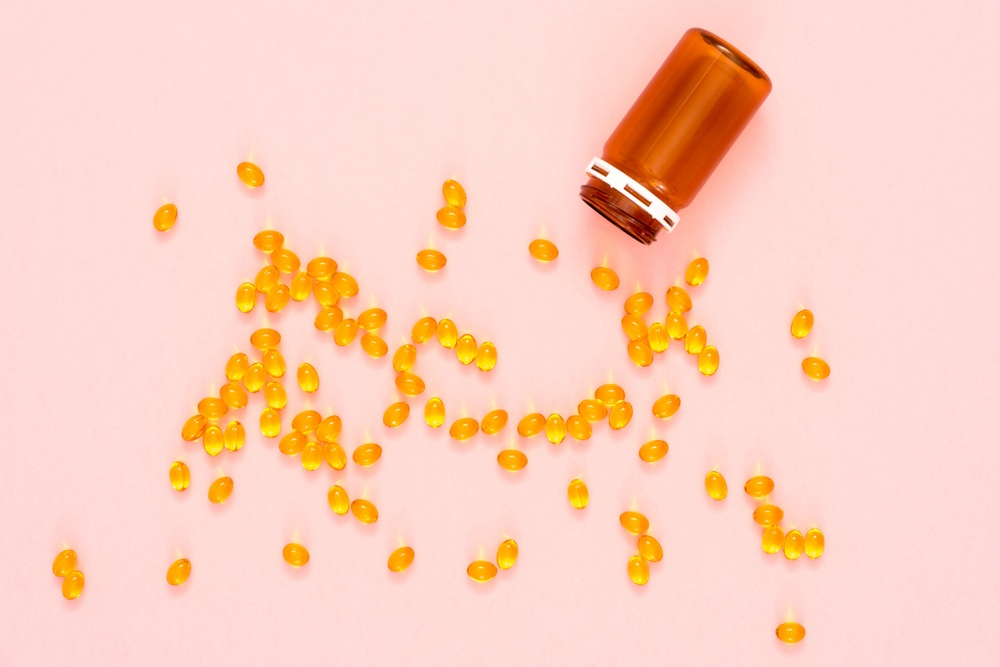
#> input picture img/pills2.jpg, 1000 x 667 px, shrunk from 1606 x 1072 before the run
$ python 'main - 복사본.py'   (older library calls are emulated)
#> lines starting #> are read from the running program, lines starting #| are printed output that depends on the picture; after the words box and inside, x2 and y2 are one past the last pixel; in counts of white or black regions, pixels touching at a corner belong together
import cv2
import numpy as np
from scipy.ndimage import label


img = cv2.imread('./img/pills2.jpg')
#> img is the input picture: shape (667, 1000, 3); mean B, G, R 190.8, 208.9, 252.3
gray = cv2.imread('./img/pills2.jpg', cv2.IMREAD_GRAYSCALE)
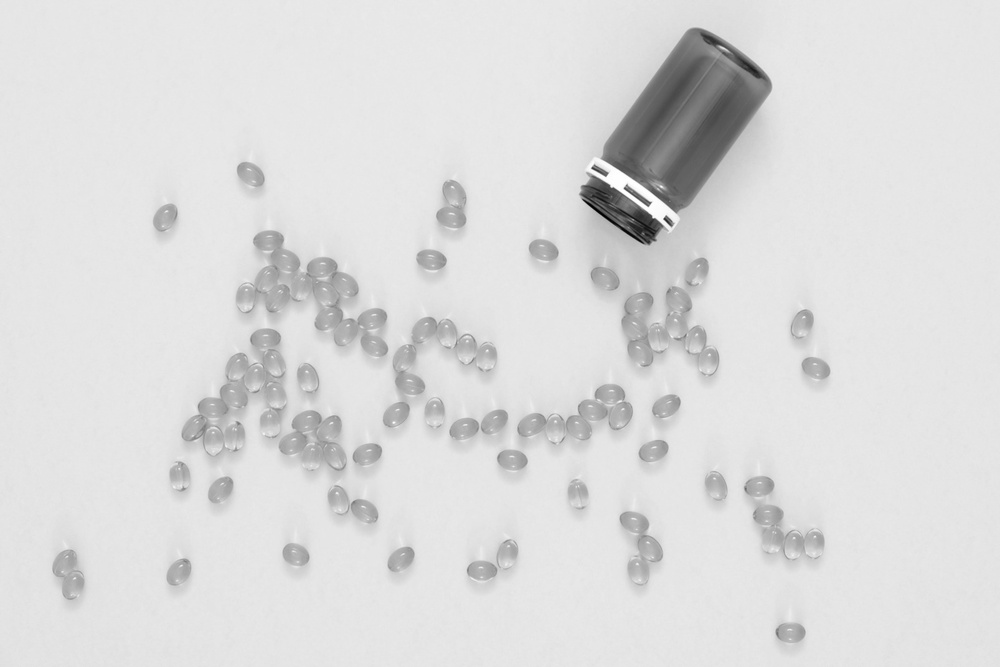
#> gray: shape (667, 1000); min 0, max 255, mean 219.8

kernel = np.ones((11,11),np.uint8)
inrange = cv2.inRange(img, (0, 120, 200), (0, 255, 255))  # 알약 색상 추출
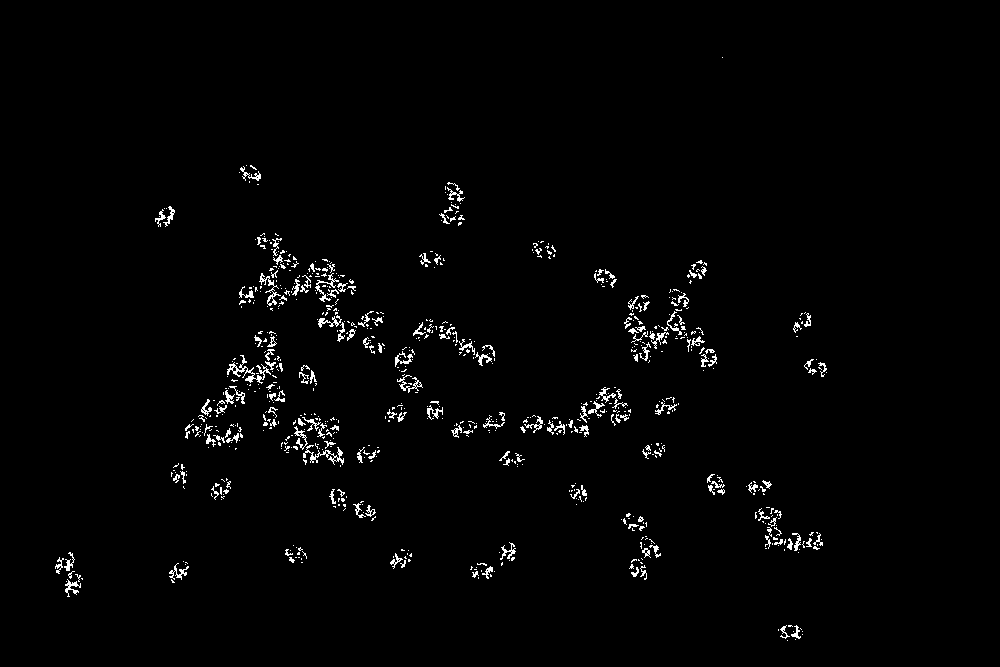
#> inrange: shape (667, 1000); 1.7% white in thin lines or dots, all inside (x1, y1, x2, y2) = (55, 57, 827, 641)
inrange = cv2.dilate(inrange, kernel, iterations = 1)  # 모폴로지 연산 (잡티 제거)
#> inrange: shape (667, 1000); 9.9% white; 35 white regions, largest, box (x1, y1, x2, y2) and area: (234, 228, 500, 427) 14333, (180, 326, 290, 455) 7772, (619, 255, 722, 376) 6491
# masked = cv2.bitwise_and(img, img.copy(), mask=inrange)


boarder = inrange - cv2.erode(inrange, None)
#> boarder: shape (667, 1000); 1.2% white in thin lines or dots, all inside (x1, y1, x2, y2) = (50, 52, 832, 646)

################################ calculate distance #####################################
dist = cv2.distanceTransform(inrange, cv2.DIST_L2, 5)  # 거리 계산
dist_ = cv2.normalize(dist, None, 0, 255, cv2.NORM_MINMAX, cv2.CV_8UC1)

# # dist_ = cv2.equalizeHist(dist_)  # 평탄화
# # _, dist_ = cv2.threshold(dist_, 242, 255, cv2.THRESH_BINARY)  # 일정 거리 이상인 부분만 흰색 표시
# # dist = dist_

_, th1 = cv2.threshold(dist_, 145, 255, cv2.THRESH_BINARY)  # 일정 거리 이상인 부분만 흰색 표시
#> th1: shape (667, 1000); 0.33% white; 27 white regions (20 under 20 px), largest, box (x1, y1, x2, y2) and area: (297, 422, 331, 454) 688, (303, 268, 340, 299) 457, (231, 364, 274, 398) 405
# [7 lines of commented-out code are left out]
canny = cv2.Canny(gray, 30, 200)
#> canny: shape (667, 1000); 2.1% white in thin lines or dots, all inside (x1, y1, x2, y2) = (52, 27, 831, 644)
canny = cv2.dilate(canny, None)
#> canny: shape (667, 1000); 6.4% white; 91 white regions (1 under 20 px), largest, box (x1, y1, x2, y2) and area: (578, 26, 774, 246) 8707, (620, 256, 721, 384) 3603, (180, 327, 288, 459) 3421
canny[canny==255] = 100
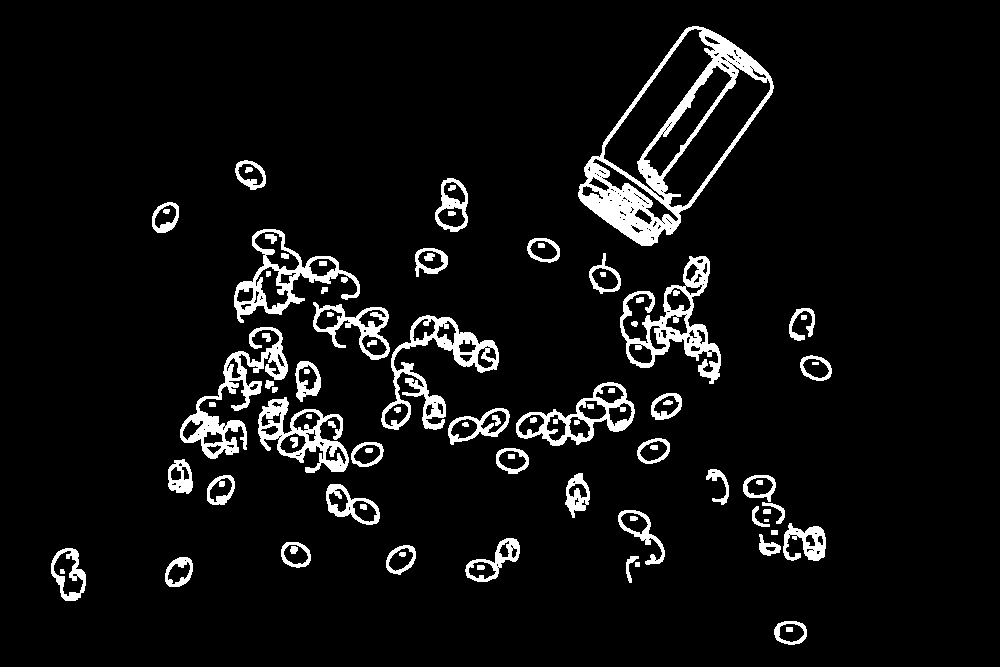
#> canny: shape (667, 1000); values 0 (black) and 100 (white), 6.4% white; 91 white regions (1 under 20 px), largest, box (x1, y1, x2, y2) and area: (578, 26, 774, 246) 8707, (620, 256, 721, 384) 3603, (180, 327, 288, 459) 3421
th1[th1==255] = 150
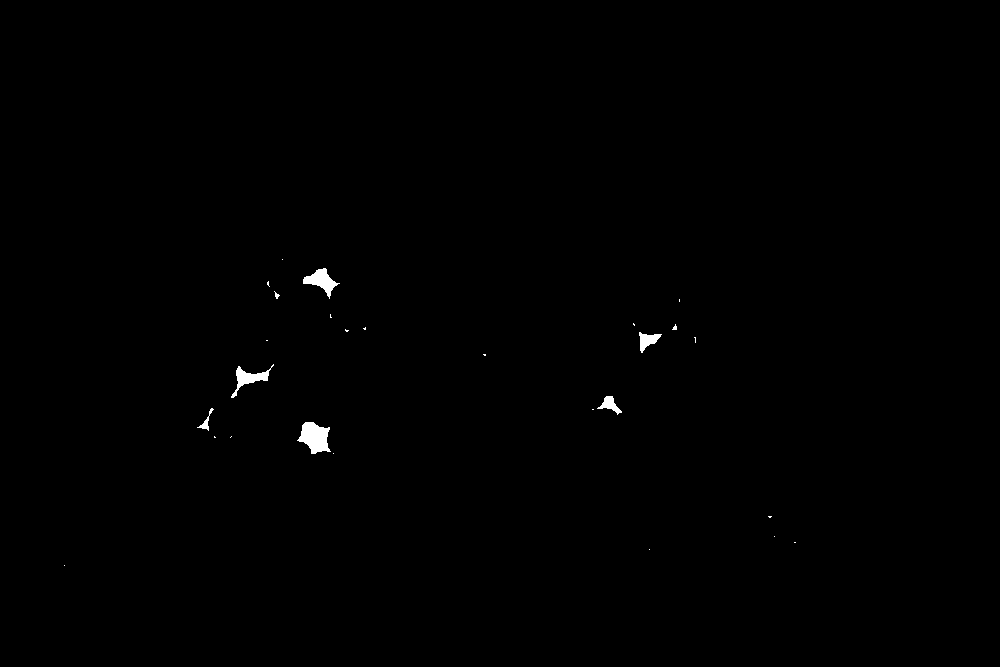
#> th1: shape (667, 1000); values 0 (black) and 150 (white), 0.33% white; 27 white regions (20 under 20 px), largest, box (x1, y1, x2, y2) and area: (297, 422, 331, 454) 688, (303, 268, 340, 299) 457, (231, 364, 274, 398) 405
dist = canny + th1
dist = cv2.bitwise_or(canny, th1)

img[dist>=151] = (0, 0, 255)
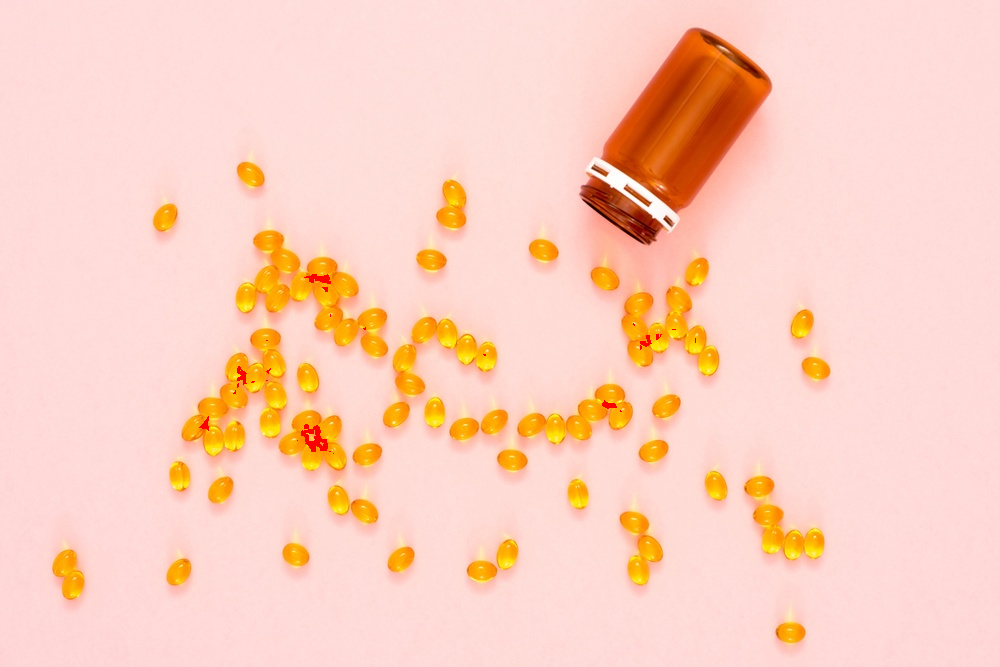
#> img: shape (667, 1000, 3); 0.15% of pixels changed, all inside (x1, y1, x2, y2) = (199, 274, 696, 454)

marker, ncc = label(th1)
#> marker: shape (667, 1000) int32; 33 distinct labels, from 0 to 32
#> ncc = 32
marker = marker * (255/ncc)
marker[boarder==255] = 255
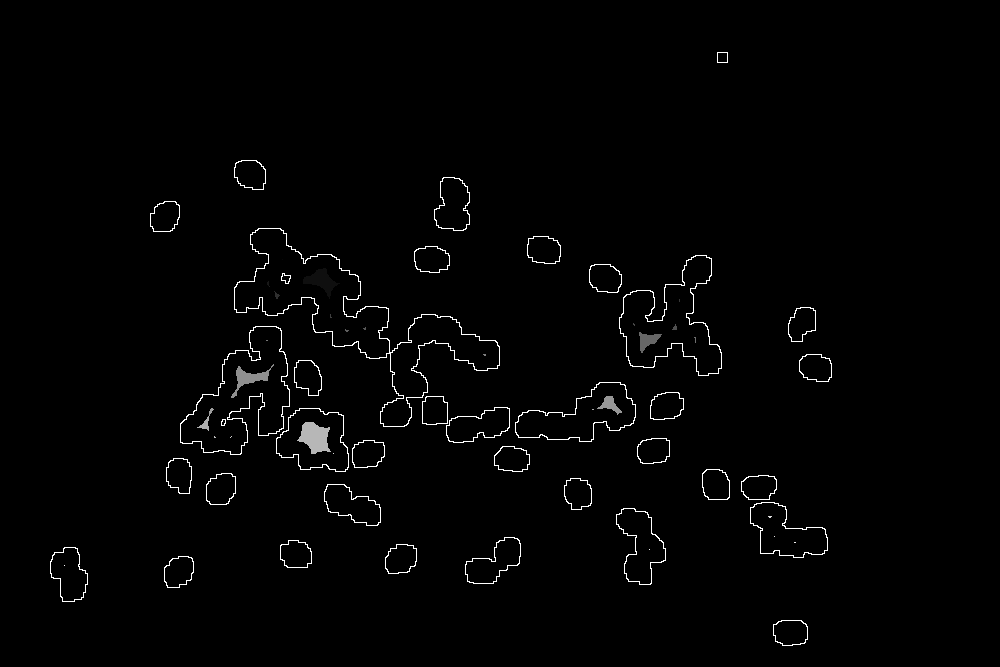
#> marker: shape (667, 1000) float64; min 0, max 255, mean 3.4
boarder[dist>=151] = 255
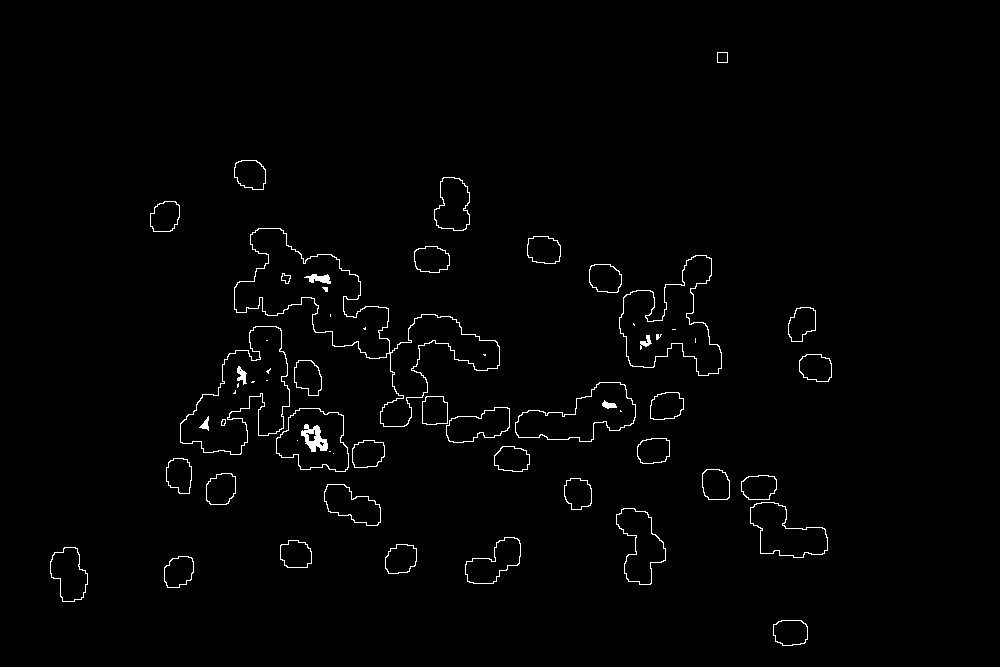
#> boarder: shape (667, 1000); 1.3% white in thin lines or dots, all inside (x1, y1, x2, y2) = (50, 52, 832, 646)
dist = boarder
# [94 lines of commented-out code are left out]


cv2.imshow('dist', dist)
cv2.imshow('canny', canny)
cv2.imshow('img', img)
cv2.waitKey(0)
cv2.destroyAllWindows()


# 흑백 처리
# gray, threshold, inrange

# 이미지 처리
# blur, edge, morphology

# 테두리 좌표
# contour, hough
